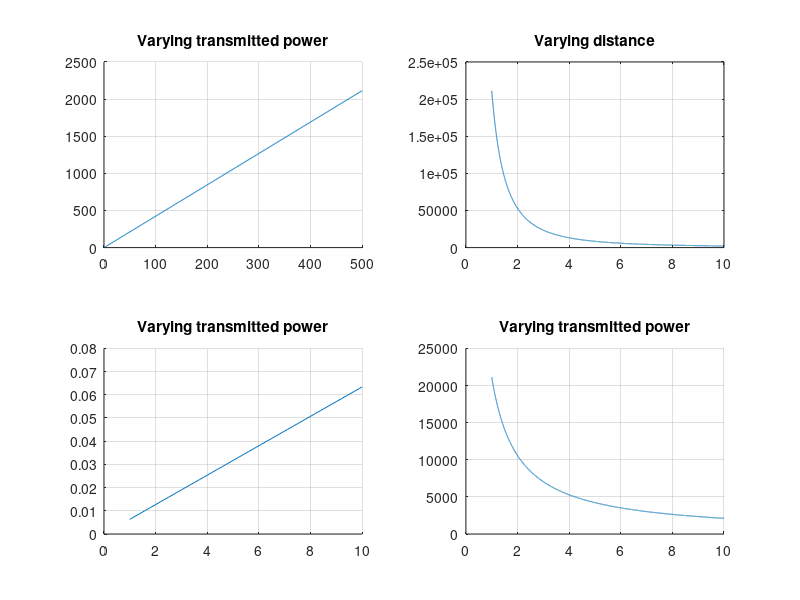

Write the MATLAB code that produced this figure.
clc;
close all;
clear all;
gt=1;
gr=1;
Pt=500;
l=10;
d=10;
Pi=3.14;
C=3*10^8;
f=900;
lambda=C/f;

%case 1 (change in pt)
Pt1=1:1:500;
Pr=(Pt1.*gt*gr*lambda*2)./(((4*Pi)^2)*d^2.*l);
subplot(2,2,1)
hold on;
grid on;
plot(Pt1,Pr);
title('Varying transmitted power');

%case 2 (change in d)
d1=1:0.001:10;
Pr=(Pt*gt*gr*lambda*2)./(((4*Pi)^2)*d1.^2.*l);
subplot(2,2,2);
plot(d1,Pr);
title('Varying distance');
hold on;
grid on;

%case 3 (change in lambda)
lambda1=1:0.1:10;
Pr=(Pt*gt*gr*lambda1.*2)./(((4*Pi)^2)*d^2.*l);
subplot(2,2,3)
hold on;
grid on;
plot(lambda1,Pr);
title('Varying transmitted power');

%case 4 (change in length)
l1=1:0.001:10;
Pr=(Pt*gt*gr*lambda*2)./(((4*Pi)^2)*d^2.*l1)
subplot(2,2,4)
hold on;
grid on;
plot(l1,Pr);
title('Varying transmitted power');



